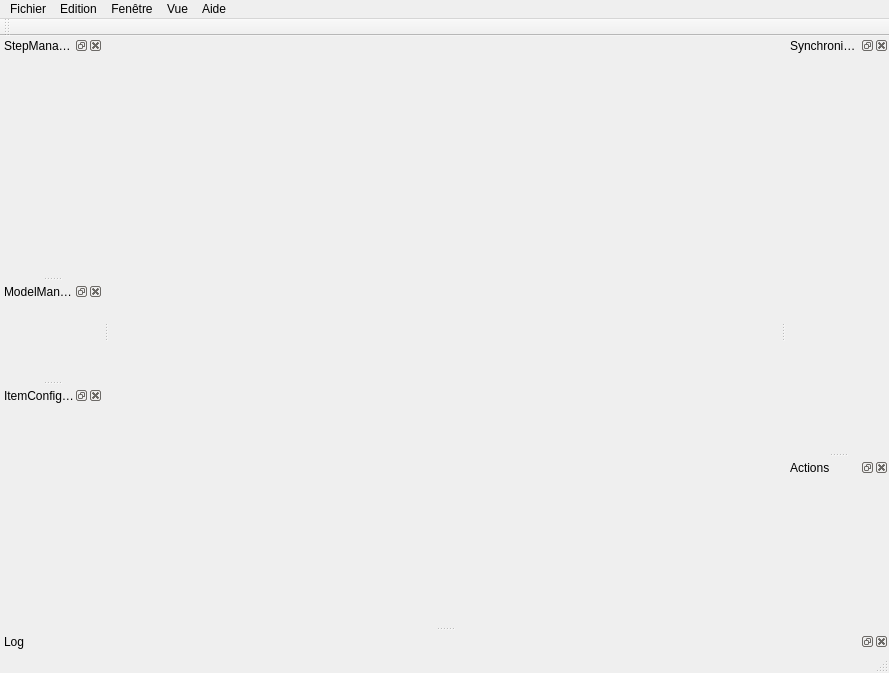
<?xml version="1.0" encoding="UTF-8"?>
<ui version="4.0">
 <class>GMainWindow</class>
 <widget class="QMainWindow" name="GMainWindow">
  <property name="geometry">
   <rect>
    <x>0</x>
    <y>0</y>
    <width>889</width>
    <height>673</height>
   </rect>
  </property>
  <property name="windowTitle">
   <string>CompuTree</string>
  </property>
  <property name="windowIcon">
   <iconset resource="../../resource/icones.qrc">
    <normaloff>:/Icones/Icones/Icone_48x48.png</normaloff>:/Icones/Icones/Icone_48x48.png</iconset>
  </property>
  <property name="styleSheet">
   <string notr="true">QDockWidget &gt; QWidget { border-bottom: 1px solid darkgrey;}
QDockWidget &gt; QWidget { border-left: 1px solid darkgrey;}
QDockWidget &gt; QWidget { border-right: 1px solid darkgrey;}</string>
  </property>
  <property name="dockOptions">
   <set>QMainWindow::AllowNestedDocks|QMainWindow::AllowTabbedDocks|QMainWindow::AnimatedDocks</set>
  </property>
  <widget class="QWidget" name="centralwidget">
   <property name="minimumSize">
    <size>
     <width>20</width>
     <height>0</height>
    </size>
   </property>
   <layout class="QVBoxLayout" name="verticalLayout_2">
    <property name="spacing">
     <number>0</number>
    </property>
    <property name="leftMargin">
     <number>0</number>
    </property>
    <property name="topMargin">
     <number>0</number>
    </property>
    <property name="rightMargin">
     <number>0</number>
    </property>
    <property name="bottomMargin">
     <number>0</number>
    </property>
    <item>
     <widget class="QWidget" name="widget_2" native="true">
      <layout class="QHBoxLayout" name="horizontalLayout_2">
       <property name="spacing">
        <number>0</number>
       </property>
       <property name="leftMargin">
        <number>0</number>
       </property>
       <property name="topMargin">
        <number>0</number>
       </property>
       <property name="rightMargin">
        <number>0</number>
       </property>
       <property name="bottomMargin">
        <number>0</number>
       </property>
       <item>
        <widget class="QFrame" name="frameContainerDocumentView">
         <layout class="QHBoxLayout" name="horizontalLayoutDocumentView">
          <property name="leftMargin">
           <number>0</number>
          </property>
          <property name="topMargin">
           <number>0</number>
          </property>
          <property name="rightMargin">
           <number>0</number>
          </property>
          <property name="bottomMargin">
           <number>0</number>
          </property>
         </layout>
        </widget>
       </item>
      </layout>
     </widget>
    </item>
   </layout>
  </widget>
  <widget class="QMenuBar" name="menubar">
   <property name="geometry">
    <rect>
     <x>0</x>
     <y>0</y>
     <width>889</width>
     <height>31</height>
    </rect>
   </property>
   <widget class="QMenu" name="menuFichier">
    <property name="title">
     <string>Fichier</string>
    </property>
   </widget>
   <widget class="QMenu" name="menuEdition">
    <property name="title">
     <string>Edition</string>
    </property>
   </widget>
   <widget class="QMenu" name="menuAide">
    <property name="title">
     <string>Aide</string>
    </property>
   </widget>
   <widget class="QMenu" name="menuFenetre">
    <property name="title">
     <string>Fenêtre</string>
    </property>
   </widget>
   <widget class="QMenu" name="menuVue">
    <property name="title">
     <string>Vue</string>
    </property>
    <addaction name="actionCascade"/>
    <addaction name="actionTile"/>
   </widget>
   <addaction name="menuFichier"/>
   <addaction name="menuEdition"/>
   <addaction name="menuFenetre"/>
   <addaction name="menuVue"/>
   <addaction name="menuAide"/>
  </widget>
  <widget class="QStatusBar" name="statusbar"/>
  <widget class="QToolBar" name="toolBar">
   <property name="windowTitle">
    <string>toolBar</string>
   </property>
   <attribute name="toolBarArea">
    <enum>TopToolBarArea</enum>
   </attribute>
   <attribute name="toolBarBreak">
    <bool>false</bool>
   </attribute>
  </widget>
  <widget class="QDockWidget" name="dockWidgetStepManager">
   <property name="minimumSize">
    <size>
     <width>103</width>
     <height>47</height>
    </size>
   </property>
   <property name="floating">
    <bool>false</bool>
   </property>
   <property name="windowTitle">
    <string>StepManager</string>
   </property>
   <attribute name="dockWidgetArea">
    <number>1</number>
   </attribute>
   <widget class="QWidget" name="dockWidgetContents">
    <layout class="QVBoxLayout" name="verticalLayout_3">
     <property name="spacing">
      <number>0</number>
     </property>
     <property name="leftMargin">
      <number>0</number>
     </property>
     <property name="topMargin">
      <number>0</number>
     </property>
     <property name="rightMargin">
      <number>0</number>
     </property>
     <property name="bottomMargin">
      <number>0</number>
     </property>
     <item>
      <widget class="QWidget" name="widgetContainerStepTreeView" native="true">
       <layout class="QVBoxLayout" name="verticalLayoutStepTreeView">
        <property name="spacing">
         <number>0</number>
        </property>
        <property name="leftMargin">
         <number>0</number>
        </property>
        <property name="topMargin">
         <number>0</number>
        </property>
        <property name="rightMargin">
         <number>0</number>
        </property>
        <property name="bottomMargin">
         <number>0</number>
        </property>
       </layout>
      </widget>
     </item>
    </layout>
   </widget>
  </widget>
  <widget class="QDockWidget" name="dockWidgetItemDrawableModelManager">
   <property name="windowTitle">
    <string>ModelManager</string>
   </property>
   <attribute name="dockWidgetArea">
    <number>1</number>
   </attribute>
   <widget class="QWidget" name="dockWidgetContents_5">
    <layout class="QVBoxLayout" name="verticalLayoutItemDrawableModelView">
     <property name="leftMargin">
      <number>0</number>
     </property>
     <property name="topMargin">
      <number>0</number>
     </property>
     <property name="rightMargin">
      <number>0</number>
     </property>
     <property name="bottomMargin">
      <number>0</number>
     </property>
    </layout>
   </widget>
  </widget>
  <widget class="QDockWidget" name="dockWidgetItemDrawableConfigurationManager">
   <property name="minimumSize">
    <size>
     <width>103</width>
     <height>47</height>
    </size>
   </property>
   <property name="windowTitle">
    <string>ItemConfigurator</string>
   </property>
   <attribute name="dockWidgetArea">
    <number>1</number>
   </attribute>
   <widget class="QWidget" name="dockWidgetContents_3">
    <layout class="QVBoxLayout" name="verticalLayout">
     <property name="spacing">
      <number>0</number>
     </property>
     <property name="leftMargin">
      <number>0</number>
     </property>
     <property name="topMargin">
      <number>0</number>
     </property>
     <property name="rightMargin">
      <number>0</number>
     </property>
     <property name="bottomMargin">
      <number>0</number>
     </property>
     <item>
      <widget class="QWidget" name="widgetItemDrawableConfigurationManager" native="true">
       <layout class="QVBoxLayout" name="verticalLayoutItemDrawableConfigurationManager">
        <property name="spacing">
         <number>0</number>
        </property>
        <property name="leftMargin">
         <number>0</number>
        </property>
        <property name="topMargin">
         <number>0</number>
        </property>
        <property name="rightMargin">
         <number>0</number>
        </property>
        <property name="bottomMargin">
         <number>0</number>
        </property>
       </layout>
      </widget>
     </item>
    </layout>
   </widget>
  </widget>
  <widget class="QDockWidget" name="dockWidgetGraphicsViewSynchronizedGroup">
   <property name="minimumSize">
    <size>
     <width>103</width>
     <height>47</height>
    </size>
   </property>
   <property name="windowTitle">
    <string>Synchronisation des vues</string>
   </property>
   <attribute name="dockWidgetArea">
    <number>2</number>
   </attribute>
   <widget class="QWidget" name="dockWidgetContents_4">
    <layout class="QVBoxLayout" name="verticalLayout_6">
     <property name="leftMargin">
      <number>0</number>
     </property>
     <property name="topMargin">
      <number>0</number>
     </property>
     <property name="rightMargin">
      <number>0</number>
     </property>
     <property name="bottomMargin">
      <number>0</number>
     </property>
     <item>
      <layout class="QVBoxLayout" name="verticalLayoutGraphicsViewSyncGroup">
       <property name="leftMargin">
        <number>0</number>
       </property>
       <property name="topMargin">
        <number>0</number>
       </property>
       <property name="rightMargin">
        <number>0</number>
       </property>
       <property name="bottomMargin">
        <number>0</number>
       </property>
      </layout>
     </item>
    </layout>
   </widget>
  </widget>
  <widget class="QDockWidget" name="dockWidgetActionsManager">
   <property name="windowTitle">
    <string>Actions</string>
   </property>
   <attribute name="dockWidgetArea">
    <number>2</number>
   </attribute>
   <widget class="QWidget" name="dockWidgetContents_6">
    <layout class="QVBoxLayout" name="verticalLayout_5">
     <property name="leftMargin">
      <number>0</number>
     </property>
     <property name="topMargin">
      <number>0</number>
     </property>
     <property name="rightMargin">
      <number>0</number>
     </property>
     <property name="bottomMargin">
      <number>0</number>
     </property>
     <item>
      <widget class="GActionsManager" name="widgetActionsManager" native="true"/>
     </item>
    </layout>
   </widget>
  </widget>
  <widget class="QDockWidget" name="dockWidgetLog">
   <property name="windowTitle">
    <string>Log</string>
   </property>
   <attribute name="dockWidgetArea">
    <number>8</number>
   </attribute>
   <widget class="QWidget" name="dockWidgetContents_7">
    <layout class="QVBoxLayout" name="verticalLayout_7">
     <property name="leftMargin">
      <number>0</number>
     </property>
     <property name="topMargin">
      <number>0</number>
     </property>
     <property name="rightMargin">
      <number>0</number>
     </property>
     <property name="bottomMargin">
      <number>0</number>
     </property>
     <item>
      <widget class="GLogWidget" name="widgetLog" native="true"/>
     </item>
    </layout>
   </widget>
  </widget>
  <action name="actionCascade">
   <property name="text">
    <string>Cascade</string>
   </property>
  </action>
  <action name="actionTile">
   <property name="text">
    <string>Tile</string>
   </property>
  </action>
 </widget>
 <customwidgets>
  <customwidget>
   <class>GActionsManager</class>
   <extends>QWidget</extends>
   <header>view/ActionsView/gactionsmanager.h</header>
   <container>1</container>
  </customwidget>
  <customwidget>
   <class>GLogWidget</class>
   <extends>QWidget</extends>
   <header>view/MainView/glogwidget.h</header>
   <container>1</container>
  </customwidget>
 </customwidgets>
 <resources>
  <include location="../../resource/icones.qrc"/>
 </resources>
 <connections/>
</ui>
